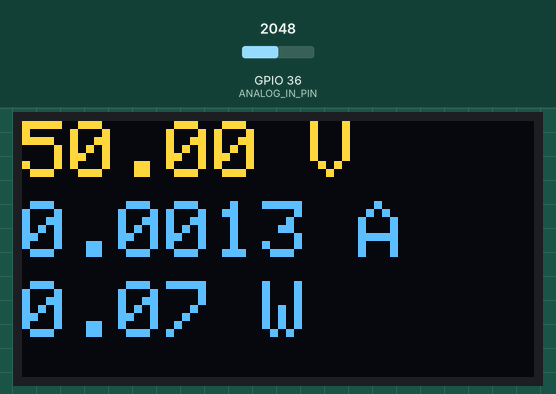
A sketch run on a simulated ESP32. On the bench: 128×64 one-colour display. The test bench sets the inputs (shaded band); at power-on: GPIO 36 (ANALOG_IN_PIN) = 2048. The OLED is the two-colour kind (top 16 rows yellow); WiFi joins after 1.5 s; servers stay silent unless stated; what the sketch prints to the serial monitor is not drawn.

Above: at 3.0 s.
3.1 s: GPIO 36 (ANALOG_IN_PIN) set to 2866
At 4.9 s:
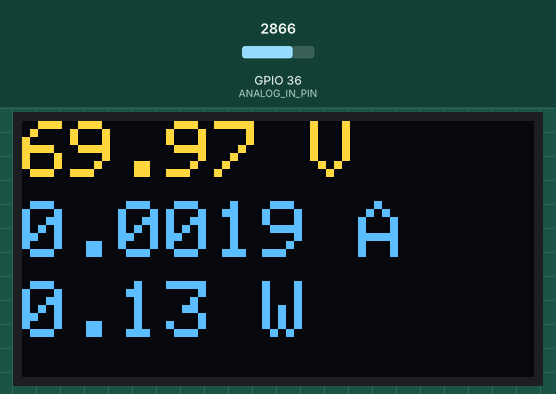
5.8 s: GPIO 36 (ANALOG_IN_PIN) set to 3603
At 7.4 s:
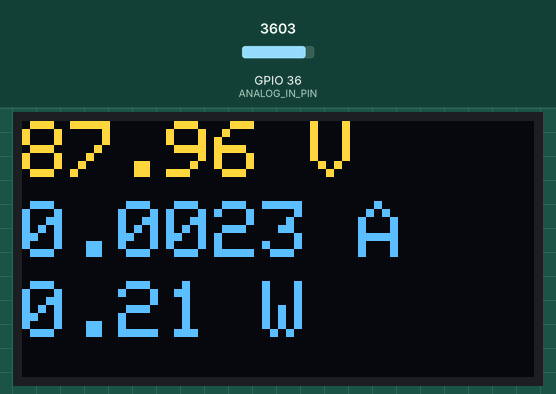
8.5 s: GPIO 36 (ANALOG_IN_PIN) set to 4095
At 11.2 s:
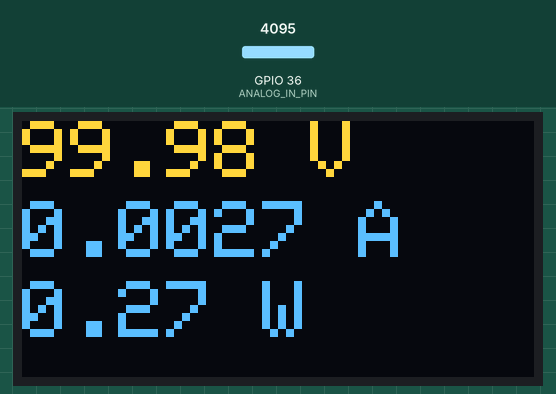
Timing chart, 0 to 12.7 s (numbered marks = the images above; inputs shaded):
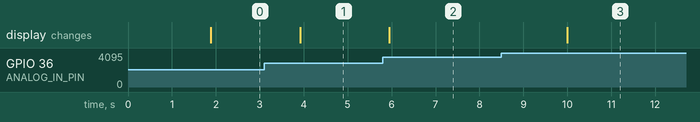

The sketch:

Voltmeter.ino
```cpp
#include <WiFi.h>
#include <WiFiClient.h>
#include <BlynkSimpleEsp32.h>
#include <Adafruit_GFX.h>
#include <Adafruit_SSD1306.h>

#define BLYNK_TEMPLATE_ID "TMPLGJXSfl9Vk"
#define BLYNK_TEMPLATE_NAME "voltage"
#define BLYNK_AUTH_TOKEN "4NBdQIZUBPAMR2soxlj015uJEuztKZkv"

#define BLYNK_PRINT Serial

#define SCREEN_WIDTH 128 // OLED display width, in pixels
#define SCREEN_HEIGHT 64 // OLED display height, in pixels
#define OLED_RESET    -1 // Reset pin # (or -1 if sharing Arduino reset pin)
#define SCREEN_ADDRESS 0x3C ///< See datasheet for Address; 0x3D for 128x64, 0x3C for 128x32

Adafruit_SSD1306 display(SCREEN_WIDTH, SCREEN_HEIGHT, &Wire, OLED_RESET);

char ssid[] = "WALE";
char pass[] = "062018163";

// Define analog input
#define ANALOG_IN_PIN A0

// Floats for ADC voltage
float adc_voltage = 0.0;

// Input voltage, Current & Power
float in_voltage = 0.0;
float in_current = 0.0;
float in_power = 0.0;

// Floats for resistor values in divider (in ohms)
float R1 = 30000.0;
float R2 = 7500.0;
float R = 0.0;

// Float for Reference Voltage
float ref_voltage = 5.0;

// Integer for ADC value
int adc_value = 0;

void setup() {
  // Setup Serial Monitor
  Serial.begin(115200);

  // Initialize OLED display
  if(!display.begin(SSD1306_SWITCHCAPVCC, SCREEN_ADDRESS)) {
    Serial.println(F("SSD1306 allocation failed"));
    for(;;); // Don't proceed, loop forever
  }
  display.clearDisplay();
  display.display();

  // Connect to WiFi
  WiFi.begin(ssid, pass);
  while (WiFi.status() != WL_CONNECTED) {
    delay(250);
    Serial.print(".");
  }
  Serial.println("\nConnected to WiFi");

  // Initialize Blynk
  Blynk.begin(BLYNK_AUTH_TOKEN, ssid, pass);

  Serial.println("DC Voltage Test");
}

void loop() {
  Blynk.run();

  // Read the Analog Input
  adc_value = analogRead(ANALOG_IN_PIN);

  // Determine voltage at ADC input
  adc_voltage = (adc_value * ref_voltage) / 1024.0;

  // Calculate voltage divider ratio
  R = R2 / (R1 + R2);

  // Calculate voltage at divider input
  in_voltage = adc_voltage / R;

  // Calculate current (assuming R1 + R2 is the total resistance)
  in_current = in_voltage / (R1 + R2);

  // Calculate power
  in_power = in_voltage * in_current;

  // Print results to Serial Monitor
  Serial.print("Input Voltage = ");
  Serial.println(in_voltage, 2);
  Serial.print("Input Current = ");
  Serial.println(in_current, 2);
  Serial.print("Input Power = ");
  Serial.println(in_power, 2);

  // Send data to Blynk
  Blynk.virtualWrite(V1, in_voltage);
  Blynk.virtualWrite(V2, in_current);
  Blynk.virtualWrite(V3, in_power);

  // Display voltage on OLED
  display.clearDisplay();
  display.setCursor(0, 0);
  display.setTextSize(2);
  display.setTextColor(SSD1306_WHITE);
  display.print(in_voltage, 2);
  display.println(" V");

  // Display current on OLED
  display.setCursor(0, 20);
  display.setTextSize(2);
  display.setTextColor(SSD1306_WHITE);
  display.print(in_current, 4); // Show more decimals for small current values
  display.println(" A");

  // Display power on OLED
  display.setCursor(0, 40);
  display.setTextSize(2);
  display.setTextColor(SSD1306_WHITE);
  display.print(in_power, 2);
  display.println(" W");

  display.display();

  delay(2000); // Delay between readings
}
```

Measured:
- after the input at 3.1 s, the display: changes after 0.82 s (image 1)
- after the input at 5.8 s, the display: changes after 0.14 s (image 2)
- after the input at 8.5 s, the display: changes after 1.5 s (image 3)
